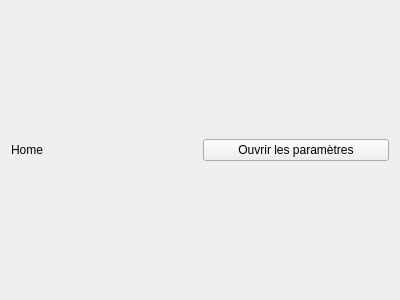
<?xml version="1.0" encoding="UTF-8"?>
<ui version="4.0">
 <class>Home</class>
 <widget class="QWidget" name="Home">
  <property name="geometry">
   <rect>
    <x>0</x>
    <y>0</y>
    <width>400</width>
    <height>300</height>
   </rect>
  </property>
  <property name="windowTitle">
   <string>Form</string>
  </property>
  <layout class="QVBoxLayout" name="verticalLayout">
   <item>
    <layout class="QVBoxLayout" name="homeContainer">
     <item>
      <layout class="QHBoxLayout" name="horizontalLayout">
       <item>
        <widget class="QLabel" name="label">
         <property name="text">
          <string>Home</string>
         </property>
        </widget>
       </item>
       <item>
        <widget class="QPushButton" name="home_settings_btn">
         <property name="text">
          <string>Ouvrir les paramètres</string>
         </property>
        </widget>
       </item>
      </layout>
     </item>
    </layout>
   </item>
  </layout>
 </widget>
 <resources/>
 <connections/>
</ui>
